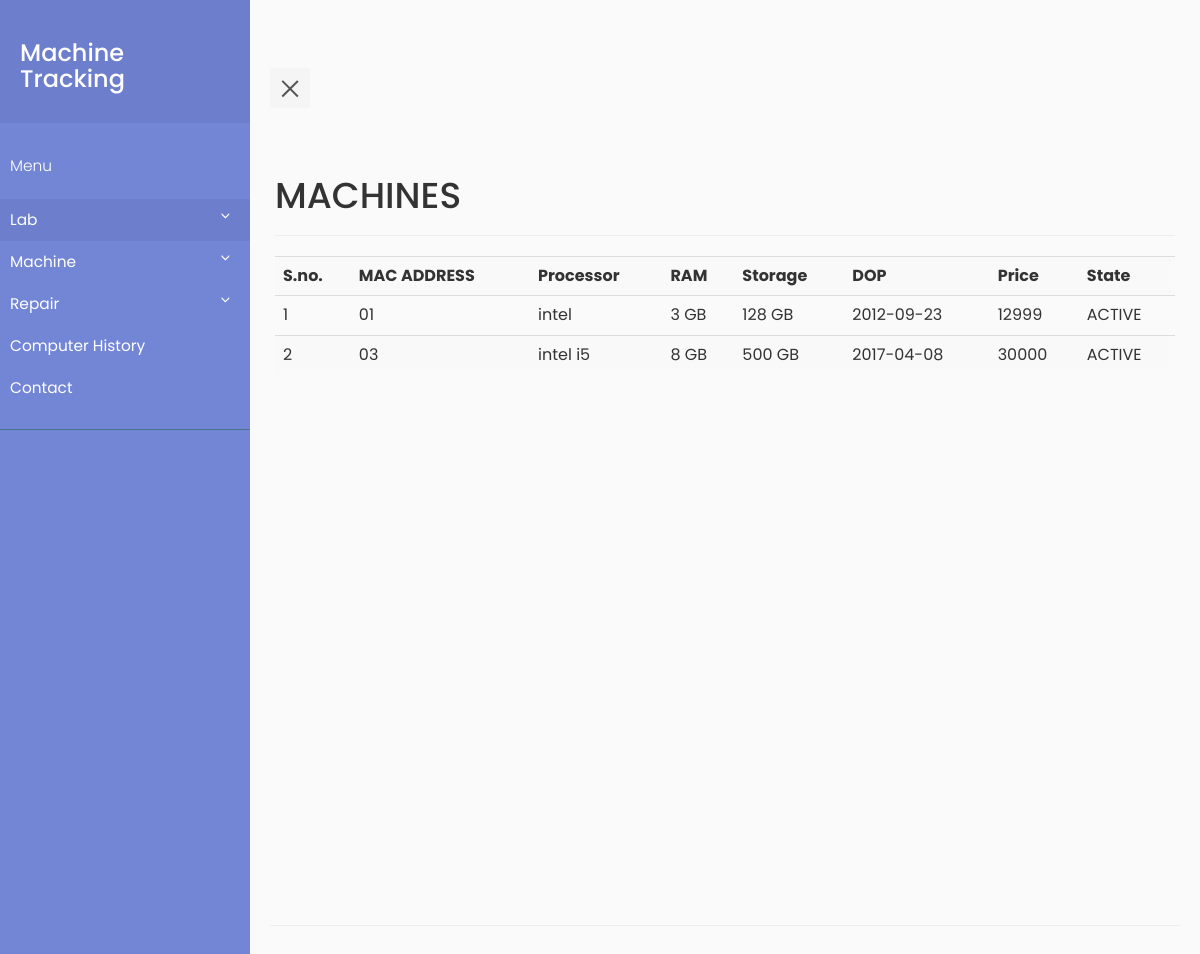
Page /viewmc.php (signed in) on the earlier database version.
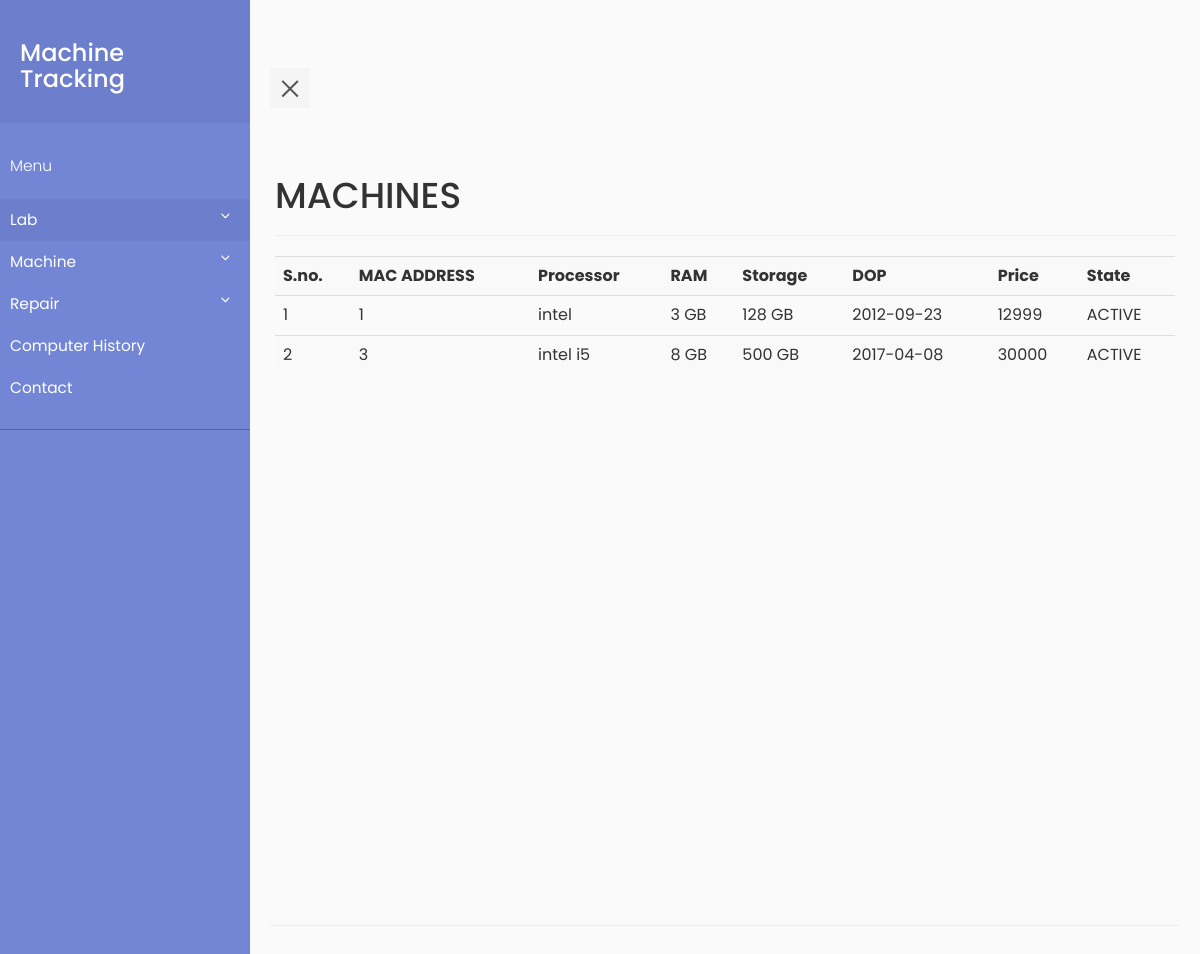
Same page on the later database version.
### tables this page shows
CREATE TABLE `machine` (
  `machine_id` int(11) NOT NULL,
  `MAC_ADDR` varchar(30) DEFAULT NULL,
  `processor` varchar(30) DEFAULT NULL,
  `ram` varchar(20) DEFAULT NULL,
  `memory` varchar(20) DEFAULT NULL,
  `DOP` date DEFAULT NULL,
  `price` int(11) DEFAULT NULL,
  `state` varchar(10) DEFAULT NULL
);

### viewmc.php (the view, shortened to what this page needs)
<?php
    require_once "pdo.php";
?>
<html>
<head>
    <link rel="stylesheet" type="text/css" href="https://maxcdn.bootstrapcdn.com/bootstrap/3.3.7/css/bootstrap.min.css" >
    <link rel="stylesheet" type="text/css" href="style5.css">
</head>
<body>
            <div class="wrapper">
     <?php include "navbar.php" ;?>
         <div class="container-fluid row" id="content">
    <div class="page-header">
    <h1>MACHINES</h1>
    </div>
    <?php
        $stmtcnt = $pdo->query("SELECT COUNT(*) FROM machine ");
        $row = $stmtcnt->fetch(PDO::FETCH_ASSOC);
        if($row['COUNT(*)']!=='0')
        {
            $i=1;
            $stmtread = $pdo->query("SELECT * FROM machine ORDER BY MAC_ADDR");
            echo ("<table class=\"table table-striped\">
                <tr> <th>S.no.</th><th>MAC ADDRESS</th><th>Processor</th><th>RAM</th><th>Storage</th><th>DOP</th><th>Price</th> <th>State</th> </tr>");
            while ( $row = $stmtread->fetch(PDO::FETCH_ASSOC) )
            {
                echo ("<tr>");
                echo ("<td>");
                echo($i);
                echo("</td>");
                echo ("<td>");
                echo(htmlentities($row['MAC_ADDR']));
                echo ("</td>");
                echo ("<td>");
                echo(htmlentities($row['processor']));
                echo ("</td>");
                echo ("<td>");
                echo(htmlentities($row['ram']));
                echo ("</td>");
                echo ("<td>");
                echo(htmlentities($row['memory']));
                echo ("</td>");
                echo ("<td>");
                echo(htmlentities($row['DOP']));
                echo ("</td>");
                echo ("<td>");
                echo(htmlentities($row['price']));
                echo ("</td>");
                echo ("<td>");
                echo(htmlentities($row['state']));
                echo ("</td>");
                $i++;
            }
            echo('</table>');
        }
    ?>
    </div>
</body>
</html>

### navbar.php (shortened to what this page needs)
        <nav id="sidebar">
            <div class="sidebar-header">
                <a href="home.php"><h3>Machine Tracking</h3></a>
            </div>
            <ul class="list-unstyled components">
                <p>Menu</p>
                <li class="active">
                    <a href="#homeSubmenu" data-toggle="collapse" aria-expanded="false">Lab</a>
                </li>
                <li class="">
                    <a href="#machinemenu" data-toggle="collapse" aria-expanded="false">Machine</a>
                </li>
                <li class="">
                    <a href="#repairmenu" data-toggle="collapse" aria-expanded="false">Repair</a>
                </li>
                <li>
                    <a href="viewmchistory.php">Computer History</a>
                </li>
                <li>
                    <a href="#">Contact</a>
                </li>
            </ul>
        </nav>
<div class="container" id="content">
<div class="page-header">
<button type="button" id="sidebarCollapse" class="navbar-btn">
    <span></span>
</button>

### style5.css (style rules this page uses)
body { font-family: 'Poppins', sans-serif; background: #fafafa; }
p { font-family: 'Poppins', sans-serif; font-size: 1.1em; font-weight: 300; line-height: 1.7em; color: #999; }
a, a:hover, a:focus { color: inherit; text-decoration: none; transition: all 0.3s; }
.navbar-btn { box-shadow: none; outline: none !important; border: none; }
.wrapper { display: flex; align-items: stretch; perspective: 1500px; }
#sidebar { min-width: 250px; max-width: 250px; background: #7386D5; color: #fff; transition: all 0.6s cubic-bezier(0.945, 0.020, 0.270, 0.665); transform-origin: bottom left; }
#sidebar .sidebar-header { padding: 20px; background: #6d7fcc; }
#sidebar ul.components { padding: 20px 0; border-bottom: 1px solid #47748b; }
#sidebar ul p { color: #fff; padding: 10px; }
#sidebar ul li a { padding: 10px; font-size: 1.1em; display: block; }
#sidebar ul li.active > a, a[aria-expanded="true"] { color: #fff; background: #6d7fcc; }
a[data-toggle="collapse"] { position: relative; }
a[aria-expanded="false"]::before, a[aria-expanded="true"]::before { content: '\e259'; display: block; position: absolute; right: 20px; font-family: 'Glyphicons Halflings'; font-size: 0.6em; }
#content { padding: 20px; min-height: 100vh; transition: all 0.3s; }
#sidebarCollapse { width: 40px; height: 40px; background: #f5f5f5; }
#sidebarCollapse span { width: 80%; height: 2px; margin: 0 auto; display: block; background: #555; transition: all 0.8s cubic-bezier(0.810, -0.330, 0.345, 1.375); transition-delay: 0.2s; }
#sidebarCollapse span:last-of-type { transform: rotate(-45deg) translate(1px, -1px); }
a:link { text-decoration: none; color:white; }

Differences in the rows shown:
changed machine "intel": MAC_ADDR "01" → "1"
changed machine "intel i5": MAC_ADDR "03" → "3"
